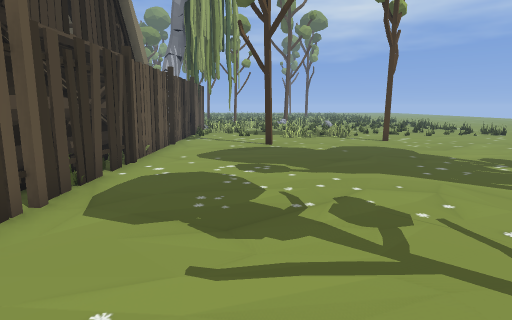
view 1 (above)

17 first-person views from a walk through a level from a Godot 3-D game. The camera is 1.5 m above the floor, tilts 10° down and sees 80° across. Doors that lead somewhere are drawn open, without their leaves. The floor is counted in squares, 1 m on a side. Each view is taken from the middle of a square. On the plan, view 1 faces up. The plan holds only what a view shows up to about 15 squares ahead; the rest is blank. The place goes on beyond the plan.

view 2
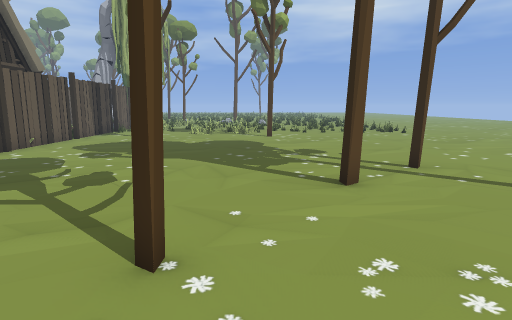

view 3
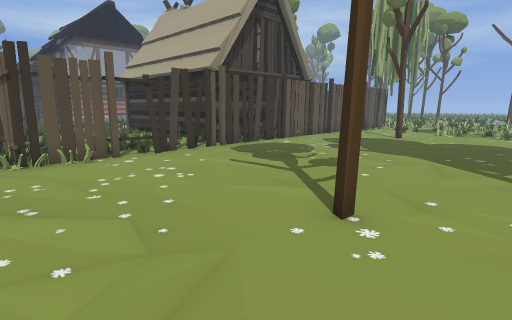

view 4
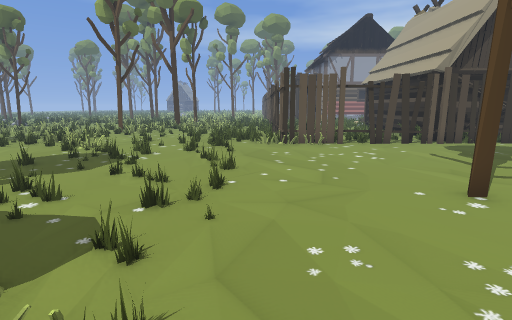

view 5
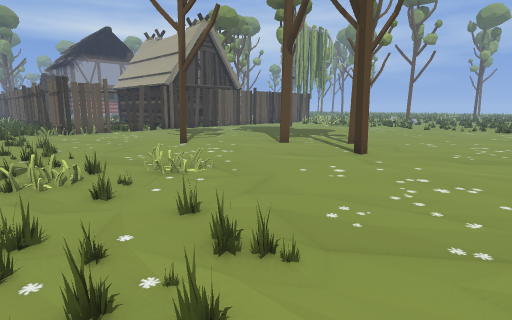

view 6
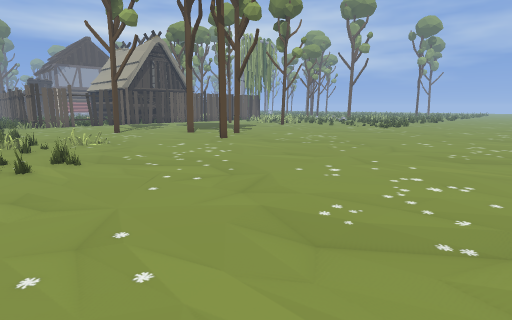

view 7
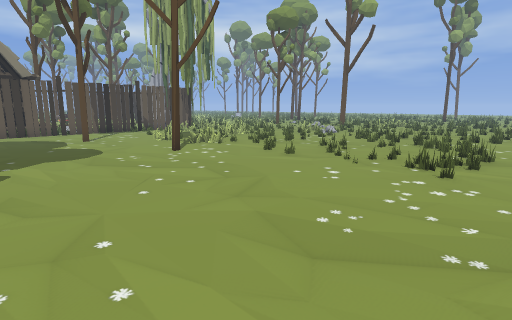

view 8
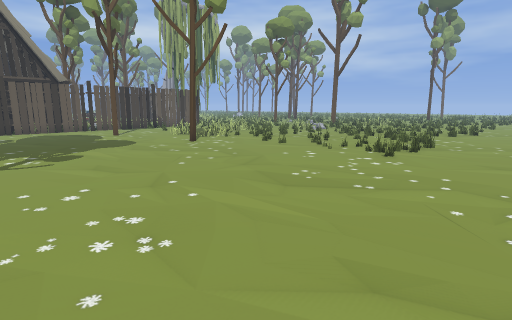

view 9
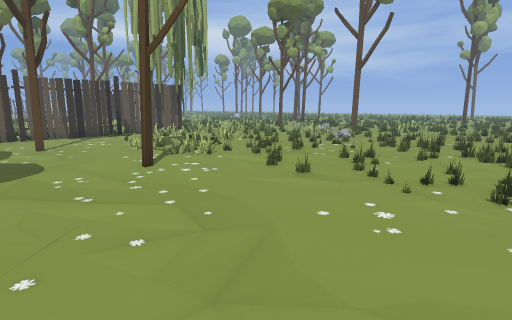

view 10
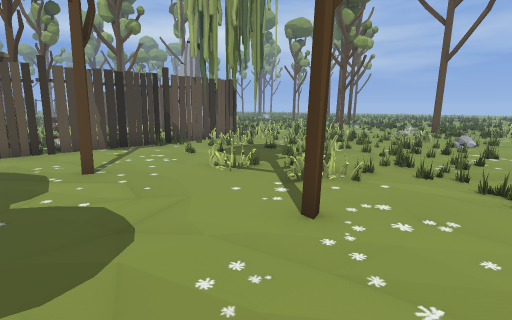

view 11
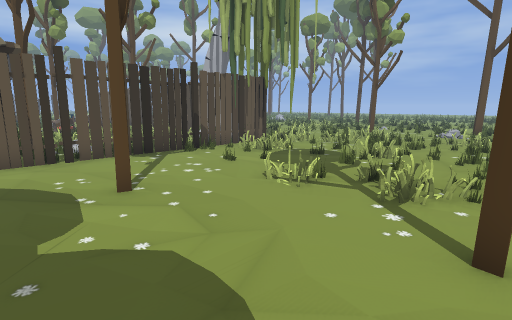

view 12
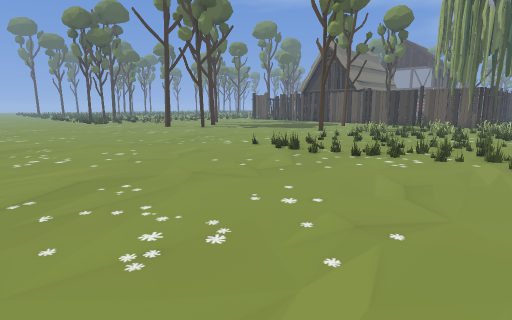

view 13
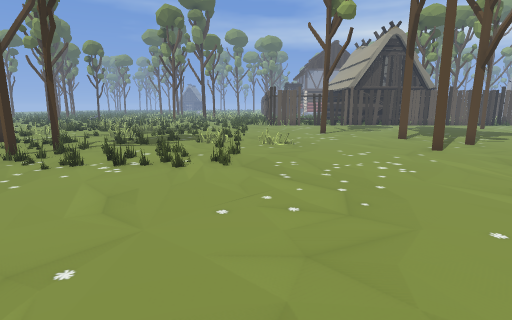

view 14
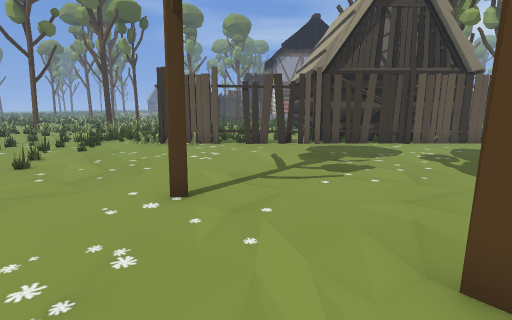

view 15
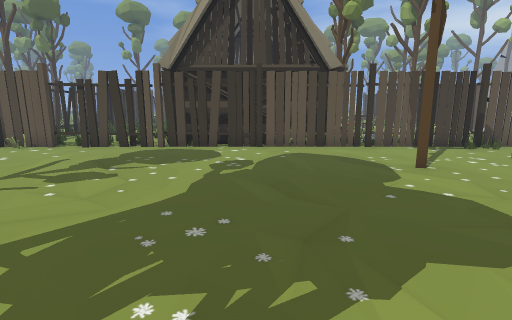

view 16
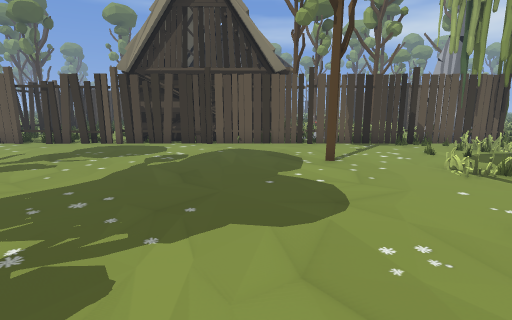

view 17
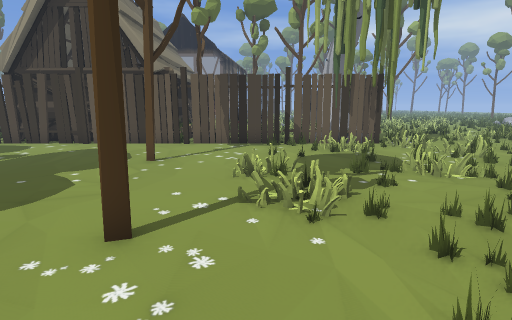

### Floor plan
Key: @ floor where view 1 was taken; # wall or solid block; . main floor; : floor 0.25 m higher than the main floor; / step, stairs or slope; = window, fence, low wall or low ledge; O other object.
Columns run from 6 left of view 1 to 22 right of it. Each row starts with its distance up from view 1.
 25 #=#=  == == =#===
 24 ==========#.=#==#.==....... .
 23 ===#=====###.======.........
 22  #==#======#..=====..........
 21  =#==.#======.#===...........
 20  ####.=.:===#..=#===.........
 19   ##=../=#====#=#............
 18 ####==./=#.=====#..==........
 17  .=##...=#..O..=#..=.........
 16    #....===:...=...=........
 15  ==.....=...................
 14 =.=.........#...............
 13 ===.........................
 12 OO=....#....................
 11  O#.........................
 10   #.........................
  9   #.........................
  8   #.........................
  7   #.........................
  6   ##...........#............
  5 ####........................
  4 ##.#.........#..............
  3 ===..............#..........
  2 ===#........................
  1 ====......#..................
  0 =.=...@......................
 -1 ==.#.........................
 -2 ###...........=..............
 -3 ===..........................
 -4 ====..==..===.=#====.........
 -5 ======#=..===.=#====........
 -6 =#=#===...... # ==#=....... .
 -7 =#=====  ==  ===#===....

Positions as (right, up) in squares from view 1, and headings:
1: (0, 0), facing up
2: (5, -2), facing up
3: (6, -3), facing up-left
4: (9, -3), facing left
5: (15, -6), facing up-left
6: (22, -6), facing up-left
7: (15, 8), facing up-left
8: (17, 6), facing up-left
9: (13, 10), facing up-left
10: (8, 10), facing up-left
11: (6, 10), facing up-left
12: (22, 24), facing down-left
13: (21, -3), facing left
14: (9, 2), facing left
15: (8, 8), facing left
16: (9, 10), facing left
17: (9, 15), facing left
